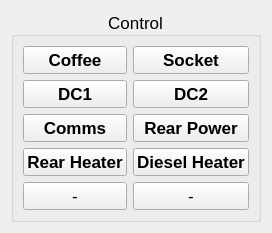
           <widget class="QFrame" name="frame_2">
            <property name="sizePolicy">
             <sizepolicy hsizetype="Expanding" vsizetype="Expanding">
              <horstretch>1</horstretch>
              <verstretch>1</verstretch>
             </sizepolicy>
            </property>
            <property name="font">
             <font>
              <family>Segoe UI</family>
              <pointsize>13</pointsize>
             </font>
            </property>
            <layout class="QVBoxLayout" name="verticalLayout_4">
             <item>
              <widget class="QGroupBox" name="groupBox_3">
               <property name="sizePolicy">
                <sizepolicy hsizetype="Expanding" vsizetype="Expanding">
                 <horstretch>1</horstretch>
                 <verstretch>1</verstretch>
                </sizepolicy>
               </property>
               <property name="font">
                <font>
                 <family>Segoe UI</family>
                 <pointsize>13</pointsize>
                </font>
               </property>
               <property name="title">
                <string>Control</string>
               </property>
               <property name="alignment">
                <set>Qt::AlignCenter</set>
               </property>
               <layout class="QGridLayout" name="gridLayout_3">
                <item row="6" column="0">
                 <widget class="QPushButton" name="controlRearHeater">
                  <property name="sizePolicy">
                   <sizepolicy hsizetype="Expanding" vsizetype="Expanding">
                    <horstretch>1</horstretch>
                    <verstretch>1</verstretch>
                   </sizepolicy>
                  </property>
                  <property name="font">
                   <font>
                    <family>Segoe UI</family>
                    <pointsize>13</pointsize>
                    <bold>true</bold>
                   </font>
                  </property>
                  <property name="text">
                   <string>Rear Heater</string>
                  </property>
                 </widget>
                </item>
                <item row="4" column="1">
                 <widget class="QPushButton" name="controlRearPower">
                  <property name="sizePolicy">
                   <sizepolicy hsizetype="Expanding" vsizetype="Expanding">
                    <horstretch>1</horstretch>
                    <verstretch>1</verstretch>
                   </sizepolicy>
                  </property>
                  <property name="font">
                   <font>
                    <family>Segoe UI</family>
                    <pointsize>13</pointsize>
                    <bold>true</bold>
                   </font>
                  </property>
                  <property name="text">
                   <string>Rear Power</string>
                  </property>
                 </widget>
                </item>
                <item row="3" column="1">
                 <widget class="QPushButton" name="charger2Power">
                  <property name="sizePolicy">
                   <sizepolicy hsizetype="Expanding" vsizetype="Expanding">
                    <horstretch>1</horstretch>
                    <verstretch>1</verstretch>
                   </sizepolicy>
                  </property>
                  <property name="font">
                   <font>
                    <family>Segoe UI</family>
                    <pointsize>13</pointsize>
                    <bold>true</bold>
                   </font>
                  </property>
                  <property name="text">
                   <string>DC2</string>
                  </property>
                 </widget>
                </item>
                <item row="1" column="1">
                 <widget class="QPushButton" name="pushButton_13">
                  <property name="sizePolicy">
                   <sizepolicy hsizetype="Expanding" vsizetype="Expanding">
                    <horstretch>1</horstretch>
                    <verstretch>1</verstretch>
                   </sizepolicy>
                  </property>
                  <property name="font">
                   <font>
                    <family>Segoe UI</family>
                    <pointsize>13</pointsize>
                    <bold>true</bold>
                   </font>
                  </property>
                  <property name="text">
                   <string>Socket</string>
                  </property>
                 </widget>
                </item>
                <item row="1" column="0">
                 <widget class="QPushButton" name="inverterPower">
                  <property name="sizePolicy">
                   <sizepolicy hsizetype="Expanding" vsizetype="Expanding">
                    <horstretch>1</horstretch>
                    <verstretch>1</verstretch>
                   </sizepolicy>
                  </property>
                  <property name="font">
                   <font>
                    <family>Segoe UI</family>
                    <pointsize>13</pointsize>
                    <bold>true</bold>
                   </font>
                  </property>
                  <property name="text">
                   <string>Coffee</string>
                  </property>
                 </widget>
                </item>
                <item row="6" column="1">
                 <widget class="QPushButton" name="controlDieselHeater">
                  <property name="sizePolicy">
                   <sizepolicy hsizetype="Expanding" vsizetype="Expanding">
                    <horstretch>1</horstretch>
                    <verstretch>1</verstretch>
                   </sizepolicy>
                  </property>
                  <property name="font">
                   <font>
                    <family>Segoe UI</family>
                    <pointsize>13</pointsize>
                    <bold>true</bold>
                   </font>
                  </property>
                  <property name="text">
                   <string>Diesel Heater</string>
                  </property>
                 </widget>
                </item>
                <item row="3" column="0">
                 <widget class="QPushButton" name="charger1Power">
                  <property name="sizePolicy">
                   <sizepolicy hsizetype="Expanding" vsizetype="Expanding">
                    <horstretch>1</horstretch>
                    <verstretch>1</verstretch>
                   </sizepolicy>
                  </property>
                  <property name="font">
                   <font>
                    <family>Segoe UI</family>
                    <pointsize>13</pointsize>
                    <bold>true</bold>
                   </font>
                  </property>
                  <property name="text">
                   <string>DC1</string>
                  </property>
                 </widget>
                </item>
                <item row="4" column="0">
                 <widget class="QPushButton" name="controlComms">
                  <property name="sizePolicy">
                   <sizepolicy hsizetype="Expanding" vsizetype="Expanding">
                    <horstretch>1</horstretch>
                    <verstretch>1</verstretch>
                   </sizepolicy>
                  </property>
                  <property name="font">
                   <font>
                    <family>Segoe UI</family>
                    <pointsize>13</pointsize>
                    <bold>true</bold>
                   </font>
                  </property>
                  <property name="text">
                   <string>Comms</string>
                  </property>
                 </widget>
                </item>
                <item row="7" column="0">
                 <widget class="QPushButton" name="pushButton_9">
                  <property name="sizePolicy">
                   <sizepolicy hsizetype="Expanding" vsizetype="Expanding">
                    <horstretch>1</horstretch>
                    <verstretch>1</verstretch>
                   </sizepolicy>
                  </property>
                  <property name="text">
                   <string>-</string>
                  </property>
                 </widget>
                </item>
                <item row="7" column="1">
                 <widget class="QPushButton" name="pushButton_10">
                  <property name="sizePolicy">
                   <sizepolicy hsizetype="Expanding" vsizetype="Expanding">
                    <horstretch>1</horstretch>
                    <verstretch>1</verstretch>
                   </sizepolicy>
                  </property>
                  <property name="text">
                   <string>-</string>
                  </property>
                 </widget>
                </item>
               </layout>
              </widget>
             </item>
            </layout>
           </widget>
